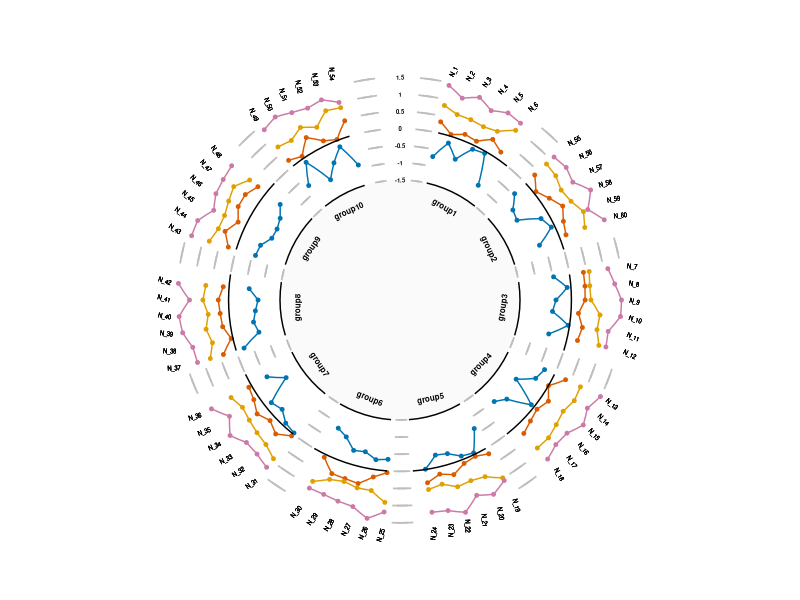
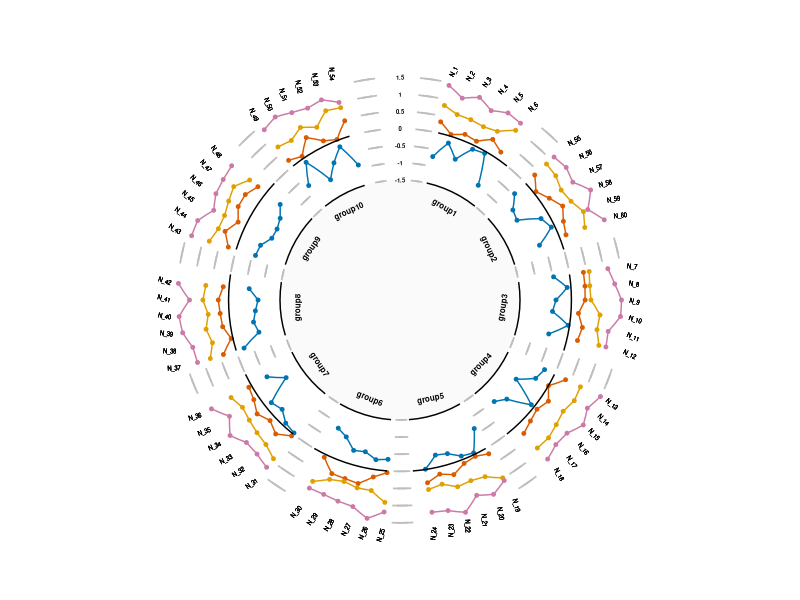

R code for these plots, in order:
# =============================================================================
# 环形分组折线图
# organized：线性脚本 + 中文分节；路径相对本条目目录
# =============================================================================
# 来源：KS科研分享「生信绘图」062环形分组折线图
# 本地复现：drafts/ks-shengxin-huitu-repro/062-circular-grouped-line
# Pixi：项目根 default 环境；library(tidyverse) 已拆成 ggplot2/dplyr/tidyr 等。
# =============================================================================

script_dir <- tryCatch(
  dirname(normalizePath(sys.frame(1)$ofile)),
  error = function(e) {
    args <- commandArgs(trailingOnly = FALSE)
    file_arg <- grep("^--file=", args, value = TRUE)
    if (length(file_arg)) dirname(normalizePath(sub("^--file=", "", file_arg))) else normalizePath(getwd())
  }
)
root <- if (basename(script_dir) == "code") dirname(script_dir) else script_dir
out_dir <- file.path(root, "output", "figures")
dir.create(out_dir, recursive = TRUE, showWarnings = FALSE)

suppressPackageStartupMessages({
  library(ggplot2)
  library(dplyr)
  library(tidyr)
  library(readr)
  library(tibble)
  library(stringr)
  library(forcats)
})

# library(tidyverse) 已在文件头拆包

set.seed(123)

# 数据构建；10小组每小组6个值，4种色彩对应4个大组
data <- data.frame(x = rep(paste0("N_", 1:60), 4),
                    y = round(c(runif(-1, 0, n = 60),
                          runif(0, 0.5, n = 60),
                          runif(0.5, 1, n = 60),
                          runif(1, 1.5, n = 60)), 2),
                   group1 = rep(rep(paste0("group", 1:10), each = 6), 4),
                    group2 = rep(paste0("Group", 1:4), each = 60))

# 对数据做转换
datagroup <- data$group1 %>% unique()

data_empty <- tibble('group1' = datagroup,
                     'x' = paste0('empty_x_', seq_along(datagroup)),
                     'y' = NA)

data_empty <- bind_rows(data_empty[1,], data_empty[1,], data_empty)

allplotdata <- data.frame()

for (i in 1:4) {
  data_Group <- data %>% filter(group2 == paste0("Group", i))
  data_empty$group2 <- paste0("Group", i)

  tmp_plotdata <- data_empty %>% bind_rows(data_empty) %>%
    bind_rows(data_Group) %>% arrange(group1) %>% mutate(xid = 1:n()) %>%
    mutate(angle = 90 - 360 * (xid - 0.5) / n()) %>%
    mutate(hjust = ifelse(angle < -90, 1, 0)) %>%
    mutate(angle = ifelse(angle < -90, angle+180, angle))

  allplotdata <- bind_rows(allplotdata, tmp_plotdata)
}

# 提取出空的数据，做一些调整
firstxid <- which(str_detect(allplotdata$x, pattern = "empty_x"))
firstxid <- firstxid[seq(6, max(6, length(firstxid)/4), 2)]

# 自定坐标轴（必须在 griddata 之前）
coordy <- tibble('coordylocation' = seq(-1.5, 1.5, 0.5),
                 'coordytext' = as.character(coordylocation),
                 'x' = 4)

# 自定义坐标轴的网格
griddata <- expand.grid('locationx' = c(1.7, 2, firstxid, firstxid-0.3),
                        'locationy' = coordy$coordylocation)

segment_data <- data.frame('from' = firstxid + 1,
                           'to' = c(c(firstxid - 1)[-1], nrow(tmp_plotdata)),
                           'label' = datagroup) %>%
  mutate(labelx = as.integer((from + to)/2)) %>%
  mutate(angle = 190 - 360 * (labelx - 0.5) / nrow(tmp_plotdata)) %>%
  mutate(angle = ifelse(angle > 90, angle+180, angle)) %>%
  mutate(angle = ifelse(angle < -90, angle+180, angle))



################## 绘图 -----------------
ggplot() +
  # 内圈灰色阴影：
  geom_rect(aes(xmin = 0, xmax = nrow(tmp_plotdata),
                ymin = -5, ymax = -1.5),
            fill = "#fafafa") +
  # 最内圈标签：
  geom_text(data = segment_data,
            aes(x = labelx, label = label, angle = angle),
            # y值需要根据你的数据调整：
            y = -2, size = 2, fontface = "bold") +
  # 柱形：
  geom_point(data = allplotdata, size = 1,
           aes(x = xid, y = y, color = group2), stat = 'identity') +
  # 折线：
  geom_line(data = allplotdata, linewidth = 0.5,
             aes(x = xid, y = y, color = group2), stat = 'identity') +
  # 每个柱形的标签：
  geom_text(data = allplotdata %>%
              filter(!str_detect(x, pattern = "empty_x")),
            # y值需要根据你的数据调整：
            aes(x = xid, label = x, y = 1.7,
                angle = angle, hjust = hjust),
            color="black", size = 1.5) +
  # y轴刻度：
  geom_text(data = coordy, size = 1.5,
            aes(x = x, y = coordylocation, label = coordytext),
            color="black", size = 1.5 , angle = 0, fontface="bold") +
  # 最内圈黑色线：
  geom_segment(data = segment_data,
               aes(x = from, xend = to),
               y = -1.5, yend=-1.5) +
  # 0刻度黑色线：
  geom_segment(data = segment_data,
               aes(x = from, xend = to),
               y = 0, yend = 0) +
  # 网格线：
  geom_segment(data = griddata,
               aes(x = locationx-0.5, xend = locationx + 0.5,
                   y = locationy, yend = locationy),
               colour = "grey", size=0.6) +
  # 颜色：
  scale_color_manual(values = c("Group1" = "#0073b2",
                               "Group2" = "#d95c00",
                               "Group3" = "#e0a000",
                               "Group4" = "#cb7aa7"))+
  # 主题：
  scale_x_continuous(expand = c(0, 0)) +
  scale_y_continuous(limits = c(-5, 2)) +
  coord_polar(start = -2*pi/84*4
    ) +
  theme_void() +
  theme(legend.position = 'none')


# 保存：
ggsave(file.path(out_dir, "plot.pdf"), height = 7, width = 7)
